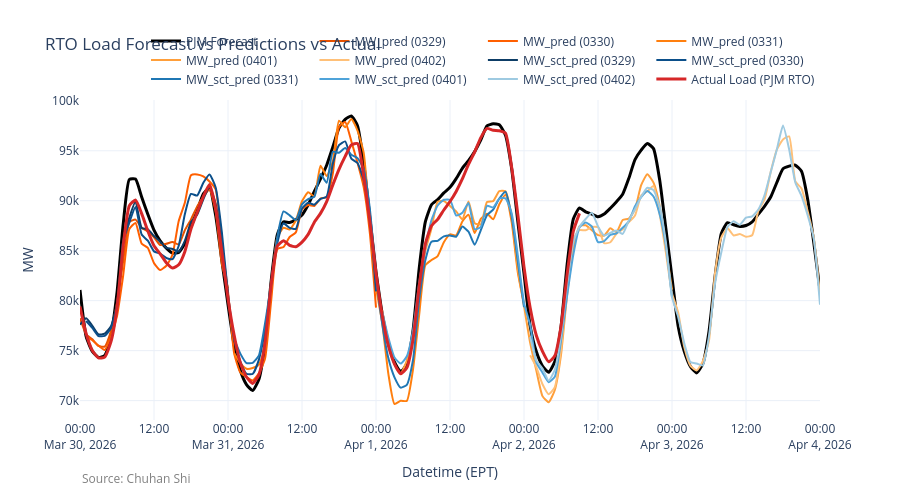

The cell this chart's notebook holds for it:
### Code cell
sm_fct = 0.5  # Adjust this value for more or less smoothing

fig = go.Figure()

# Line 1: stitched forecast
fig.add_trace(go.Scatter(
    x=forecast_combined["datetime_ending_ept"],
    y=forecast_combined["forecast_load_mw"],
    mode="lines",
    name="PJM Forecast",
    line=dict(width=3, shape="spline", smoothing=sm_fct, color="#000000")  # black
))

fig.add_trace(go.Scatter(
    x=rto_pred_4["datetime_ending_ept"],
    y=rto_pred_4["MW_pred"],
    mode="lines",
    name=f"MW_pred ({fmt_mmdd(d4)})",
    line=dict(width=2, shape="spline", smoothing=sm_fct, color="#e65100")  # orange
))

fig.add_trace(go.Scatter(
    x=rto_pred_3["datetime_ending_ept"],
    y=rto_pred_3["MW_pred"],
    mode="lines",
    name=f"MW_pred ({fmt_mmdd(d3)})",
    line=dict(width=2, shape="spline", smoothing=sm_fct, color="#ff5f00")  # orange
))

# Line 2: MW_pred from 0325
fig.add_trace(go.Scatter(
    x=rto_pred_2["datetime_ending_ept"],
    y=rto_pred_2["MW_pred"],
    mode="lines",
    name=f"MW_pred ({fmt_mmdd(d2)})",
    line=dict(width=2, shape="spline", smoothing=sm_fct, color="#ff7f0e")  # orange
))

# Line 3: MW_pred from 0326
fig.add_trace(go.Scatter(
    x=rto_pred_1["datetime_ending_ept"],
    y=rto_pred_1["MW_pred"],
    mode="lines",
    name=f"MW_pred ({fmt_mmdd(d1)})",
    line=dict(width=2, shape="spline", smoothing=sm_fct, color="#ff9f3a")  # yellow-orange
))

fig.add_trace(go.Scatter(
    x=rto_pred_0["datetime_ending_ept"],
    y=rto_pred_0["MW_pred"],
    mode="lines",
    name=f"MW_pred ({fmt_mmdd(d0)})",
    line=dict(width=2, shape ="spline", smoothing=sm_fct, color="#ffc078")  # green
))

fig.add_trace(go.Scatter(
    x=rto_sector_4["datetime_ending_ept"],
    y=rto_sector_4["total_MW_pred"],
    mode="lines",
    name=f"MW_sct_pred ({fmt_mmdd(d4)})",
    line=dict(width=2, shape="spline", smoothing=sm_fct, color="#0d3d66")  # darker blue
))

fig.add_trace(go.Scatter(
    x=rto_sector_3["datetime_ending_ept"],
    y=rto_sector_3["total_MW_pred"],
    mode="lines",
    name=f"MW_sct_pred ({fmt_mmdd(d3)})",
    line=dict(width=2, shape="spline", smoothing=sm_fct, color = "#0b4f8a") # dark blue 
))

# Line 2: MW_pred from 0325
fig.add_trace(go.Scatter(
    x=rto_sector_2["datetime_ending_ept"],
    y=rto_sector_2["total_MW_pred"],
    mode="lines",
    name=f"MW_sct_pred ({fmt_mmdd(d2)})",
    line=dict(width=2, shape="spline", smoothing=sm_fct, color="#1f77b4")  # blue
))

# Line 3: MW_pred from 0326
fig.add_trace(go.Scatter(
    x=rto_sector_1["datetime_ending_ept"],
    y=rto_sector_1["total_MW_pred"],
    mode="lines",
    name=f"MW_sct_pred ({fmt_mmdd(d1)})",
    line=dict(width=2, shape="spline", smoothing=sm_fct, color="#4fa3d9")  # cyan
))

fig.add_trace(go.Scatter(
    x=rto_sector_0["datetime_ending_ept"],
    y=rto_sector_0["total_MW_pred"],
    mode="lines",
    name=f"MW_sct_pred ({fmt_mmdd(d0)})",
    line=dict(width=2, shape="spline", smoothing=sm_fct, color="#9ecae1")  # blue
))

# Line 4: actual load
fig.add_trace(go.Scatter(
    x=actual_pjm["datetime_ending_ept"],
    y=actual_pjm["load_mw_hourly_avg"],
    mode="lines",
    name="Actual Load (PJM RTO)",
    line=dict(width=3, shape="spline", smoothing=sm_fct, color="#d62728")  # red
))

fig.update_layout(
    title="RTO Load Forecast vs Predictions vs Actual",
    xaxis_title="Datetime (EPT)",
    yaxis_title="MW",
    template="plotly_white",
    height=500,  # taller chart
    legend=dict(
        orientation="h",
        yanchor="bottom",
        y=1.02,
        xanchor="right",
        x=1
    )
)

fig.add_annotation(
    text="Source: Chuhan Shi",
    xref="paper",
    yref="paper",
    x=0,
    y=-0.15,
    showarrow=False,
    xanchor="left",
    yanchor="bottom",
    font=dict(size=12, color="gray")
)

fig.show()
